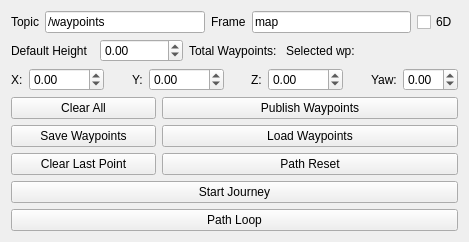
<?xml version="1.0" encoding="UTF-8"?>
<ui version="4.0">
 <class>WaypointNavigationWidget</class>
 <widget class="QWidget" name="WaypointNavigationWidget">
  <property name="geometry">
   <rect>
    <x>0</x>
    <y>0</y>
    <width>469</width>
    <height>175</height>
   </rect>
  </property>
  <property name="windowTitle">
   <string>Quadrotor Steering</string>
  </property>
  <layout class="QGridLayout" name="gridLayout">
   <item row="5" column="1" colspan="3">
    <layout class="QHBoxLayout" name="horizontalLayout_3">
     <item>
      <widget class="QLabel" name="label_topic">
       <property name="text">
        <string>Topic</string>
       </property>
      </widget>
     </item>
     <item>
      <widget class="QLineEdit" name="topic_line_edit">
       <property name="text">
        <string>/waypoints</string>
       </property>
      </widget>
     </item>
     <item>
      <widget class="QLabel" name="label_frame">
       <property name="text">
        <string>Frame</string>
       </property>
      </widget>
     </item>
     <item>
      <widget class="QLineEdit" name="frame_line_edit">
       <property name="text">
        <string>map</string>
       </property>
      </widget>
     </item>
     <item>
      <widget class="QCheckBox" name="sixDcheckBox">
       <property name="text">
        <string>6D</string>
       </property>
      </widget>
     </item>
    </layout>
   </item>
   <item row="6" column="1" colspan="3">
    <layout class="QHBoxLayout" name="horizontalLayout_2">
     <item>
      <widget class="QLabel" name="wp_height_label">
       <property name="text">
        <string>Default Height</string>
       </property>
      </widget>
     </item>
     <item>
      <widget class="QDoubleSpinBox" name="wp_height_doubleSpinBox">
       <property name="minimum">
        <double>-5.000000000000000</double>
       </property>
       <property name="singleStep">
        <double>0.100000000000000</double>
       </property>
      </widget>
     </item>
     <item>
      <widget class="QLabel" name="waypoint_count_label">
       <property name="text">
        <string>Total Waypoints: </string>
       </property>
      </widget>
     </item>
     <item>
      <widget class="QLabel" name="sel_label">
       <property name="text">
        <string>Selected wp: </string>
       </property>
      </widget>
     </item>
     <item>
      <widget class="QLabel" name="sel_wp_label">
       <property name="text">
        <string/>
       </property>
      </widget>
     </item>
    </layout>
   </item>
   <item row="10" column="2" colspan="2">
    <widget class="QPushButton" name="load_wp_button">
     <property name="text">
      <string>Load Waypoints</string>
     </property>
    </widget>
   </item>
   <item row="8" column="1" colspan="3">
    <layout class="QHBoxLayout" name="horizontalLayout">
     <item>
      <widget class="QLabel" name="x_label">
       <property name="text">
        <string>X:</string>
       </property>
      </widget>
     </item>
     <item>
      <widget class="QDoubleSpinBox" name="x_doubleSpinBox">
       <property name="minimum">
        <double>-1000.000000000000000</double>
       </property>
       <property name="maximum">
        <double>1000.000000000000000</double>
       </property>
       <property name="singleStep">
        <double>0.500000000000000</double>
       </property>
      </widget>
     </item>
     <item>
      <spacer name="horizontalSpacer">
       <property name="orientation">
        <enum>Qt::Horizontal</enum>
       </property>
       <property name="sizeHint" stdset="0">
        <size>
         <width>40</width>
         <height>20</height>
        </size>
       </property>
      </spacer>
     </item>
     <item>
      <widget class="QLabel" name="y_label">
       <property name="text">
        <string>Y:</string>
       </property>
      </widget>
     </item>
     <item>
      <widget class="QDoubleSpinBox" name="y_doubleSpinBox">
       <property name="minimum">
        <double>-1000.000000000000000</double>
       </property>
       <property name="maximum">
        <double>1000.000000000000000</double>
       </property>
       <property name="singleStep">
        <double>0.500000000000000</double>
       </property>
      </widget>
     </item>
     <item>
      <spacer name="horizontalSpacer_2">
       <property name="orientation">
        <enum>Qt::Horizontal</enum>
       </property>
       <property name="sizeHint" stdset="0">
        <size>
         <width>40</width>
         <height>20</height>
        </size>
       </property>
      </spacer>
     </item>
     <item>
      <widget class="QLabel" name="z_label">
       <property name="text">
        <string>Z:</string>
       </property>
      </widget>
     </item>
     <item>
      <widget class="QDoubleSpinBox" name="z_doubleSpinBox">
       <property name="minimum">
        <double>-1000.000000000000000</double>
       </property>
       <property name="maximum">
        <double>1000.000000000000000</double>
       </property>
       <property name="singleStep">
        <double>0.500000000000000</double>
       </property>
      </widget>
     </item>
     <item>
      <spacer name="horizontalSpacer_3">
       <property name="orientation">
        <enum>Qt::Horizontal</enum>
       </property>
       <property name="sizeHint" stdset="0">
        <size>
         <width>40</width>
         <height>20</height>
        </size>
       </property>
      </spacer>
     </item>
     <item>
      <widget class="QLabel" name="yaw_label">
       <property name="text">
        <string>Yaw:</string>
       </property>
      </widget>
     </item>
     <item>
      <widget class="QDoubleSpinBox" name="yaw_doubleSpinBox">
       <property name="minimum">
        <double>-3.150000000000000</double>
       </property>
       <property name="maximum">
        <double>3.150000000000000</double>
       </property>
       <property name="singleStep">
        <double>0.100000000000000</double>
       </property>
      </widget>
     </item>
    </layout>
   </item>
   <item row="9" column="1">
    <widget class="QPushButton" name="clear_all_button">
     <property name="text">
      <string>Clear All</string>
     </property>
    </widget>
   </item>
   <item row="10" column="1">
    <widget class="QPushButton" name="save_wp_button">
     <property name="text">
      <string>Save Waypoints</string>
     </property>
    </widget>
   </item>
   <item row="9" column="2" colspan="2">
    <widget class="QPushButton" name="publish_wp_button">
     <property name="text">
      <string>Publish Waypoints</string>
     </property>
    </widget>
   </item>
   <item row="11" column="1">
    <widget class="QPushButton" name="clear_last_button">
     <property name="text">
      <string>Clear Last Point</string>
     </property>
    </widget>
   </item>
   <item row="11" column="2" colspan="2">
    <widget class="QPushButton" name="reset_path_button">
     <property name="text">
      <string>Path Reset</string>
     </property>
    </widget>
   </item>
   <item row="12" column="1" colspan="3">
    <widget class="QPushButton" name="start_journey_button">
     <property name="text">
      <string>Start Journey</string>
     </property>
    </widget>
   </item>
   <item row="13" column="1" colspan="3">
    <widget class="QPushButton" name="path_loop_button">
     <property name="text">
      <string>Path Loop</string>
     </property>
     <property name="checkable">
      <bool>true</bool>
     </property>
    </widget>
   </item>
  </layout>
 </widget>
 <resources/>
 <connections/>
</ui>
